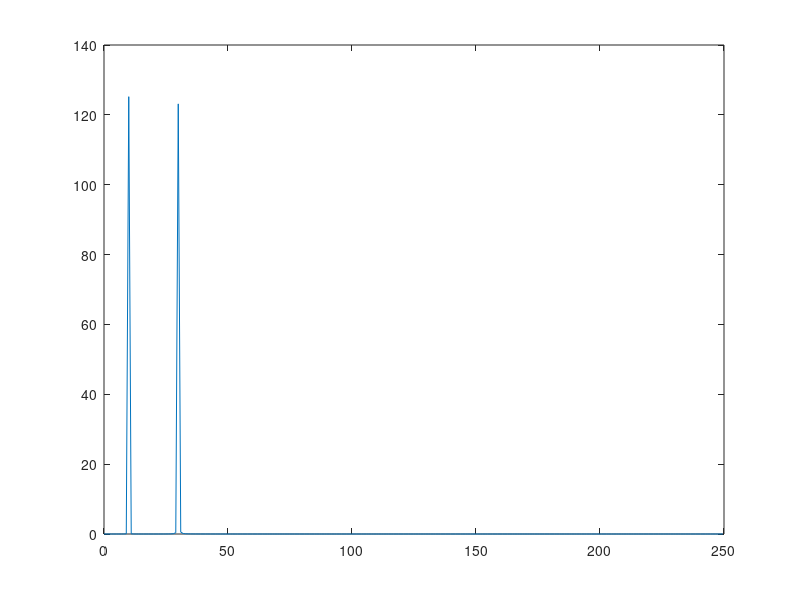

Recreate this plot in MATLAB.

captureFreq = 500

t = 0:1/captureFreq:1;
samples = size(t)(2);

x1 = sin(2*pi*10*t);
fd = fopen("seno1.mat", "wt");
fprintf(fd, "%14.6f\n", x1);
fclose(fd);

x2 = sin(2*pi*30*t);
fd = fopen("seno2.mat", "wt");
fprintf(fd, "%14.6f\n", x2);
fclose(fd);

x = x1 + x2;
fd = fopen("seno3.mat", "wt");
fprintf(fd, "%14.6f\n", x);
fclose(fd);

Y = fft(x,samples);

Pyy = Y.*conj(Y)/samples;
f = captureFreq / samples * (0:samples/2);

plot(f,Pyy(1:samples/2 + 1));

fd = fopen("espectro.mat", "wt");
for x = (1:samples/2 + 1)
  fprintf(fd, "%14.6f %14.6f\n", f(x), Pyy(x));
endfor
fclose(fd);
